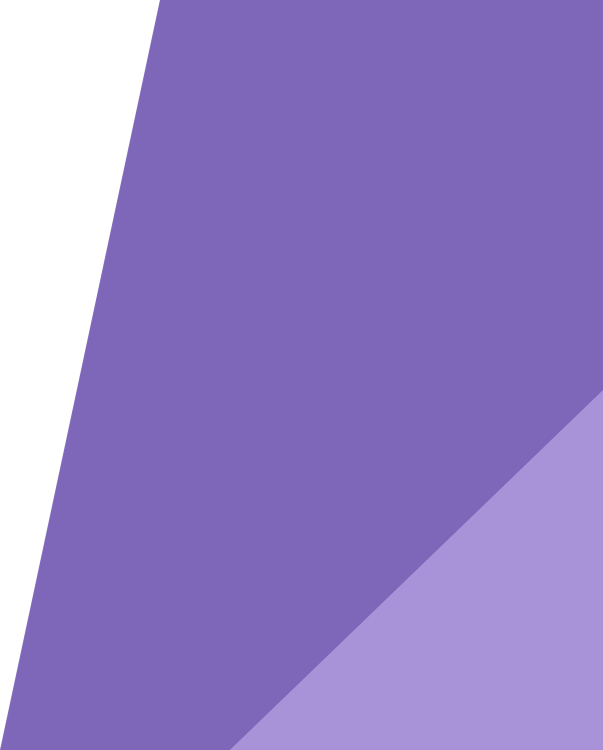
#> input picture slides-pptx/template/assets/bia_panel.png, 1206 x 1500 px (shown at 1/2 size)
$ python cat_anh.py ../slides-pptx/template/assets/bia_panel.png out.png
#> lines starting #> are read from the running program, lines starting #| are printed output that depends on the picture
"""Cắt ảnh chụp màn hình cho slide (giữ file gốc, ghi file mới).

    python scripts/cat_anh.py figures/human_takes/x.png figures/5-1_x.png --trim
        # tự bỏ viền một màu (nền trắng/đen thừa quanh nội dung)
    python scripts/cat_anh.py in.png out.png --box 0 22 965 346
        # cắt theo toạ độ pixel: trái trên phải dưới (xem bằng Paint: góc dưới trái hiện toạ độ chuột)
    python scripts/cat_anh.py in.png out.png --box ... --scale 2
        # phóng ảnh nhỏ lên 2 lần (chữ nét hơn khi chèn to)

Quy tắc: ảnh trên slide chỉ giữ phần chứng minh điều tiêu đề nói; tỉ lệ ngang (rộng/cao) nên từ 1,4 đến 2,4.
"""
import argparse
from PIL import Image, ImageChops

ap = argparse.ArgumentParser()
ap.add_argument("src"); ap.add_argument("dst")
ap.add_argument("--box", nargs=4, type=int, metavar=("TRAI", "TREN", "PHAI", "DUOI"))
ap.add_argument("--trim", action="store_true")
ap.add_argument("--scale", type=float, default=1.0)
a = ap.parse_args()
im = Image.open(a.src).convert("RGB")
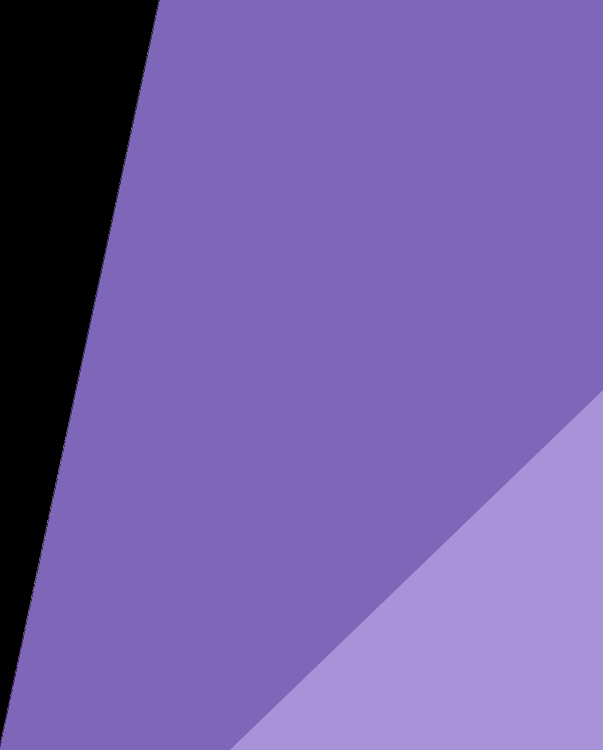
#> im: PIL image 1206x1500 RGB (shown at 1/2 size); mean R, G, B 115.7, 95.3, 164.7
if a.box:
    im = im.crop(tuple(a.box))
if a.trim:
    bg = Image.new("RGB", im.size, im.getpixel((0, 0)))
    bbox = ImageChops.difference(im, bg).getbbox()
    if bbox:
        pad = 8
        im = im.crop((max(bbox[0] - pad, 0), max(bbox[1] - pad, 0), min(bbox[2] + pad, im.width), min(bbox[3] + pad, im.height)))
if a.scale != 1.0:
    im = im.resize((round(im.width * a.scale), round(im.height * a.scale)), Image.LANCZOS)
im.save(a.dst)
r = im.width / im.height
#> r = 0.804
print(f"{a.dst}: {im.width}x{im.height}, tỉ lệ {r:.2f}" + ("  (NÊN cắt thêm: ảnh quá dẹt)" if r > 2.6 else "  (NÊN cắt ngang: ảnh dọc khó chiếu)" if r < 1.2 else ""))
#| out.png: 1206x1500, tỉ lệ 0.80  (NÊN cắt ngang: ảnh dọc khó chiếu)
